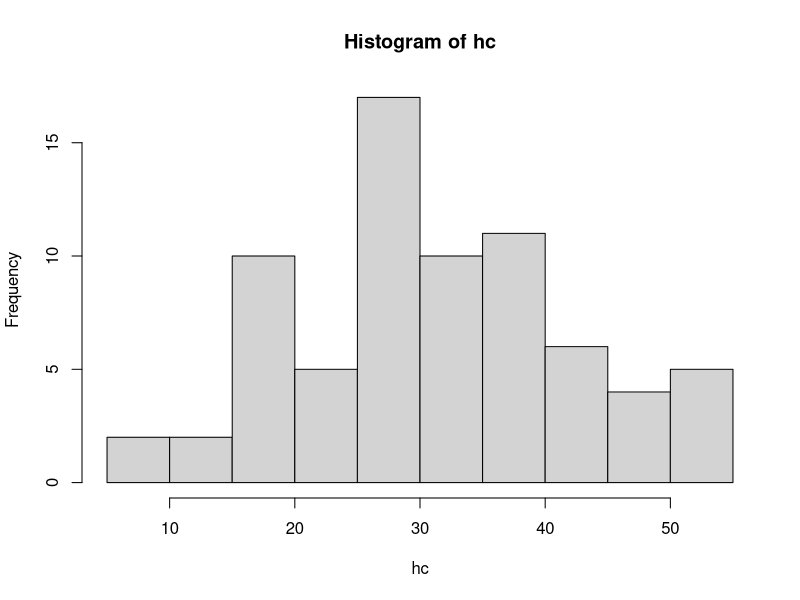
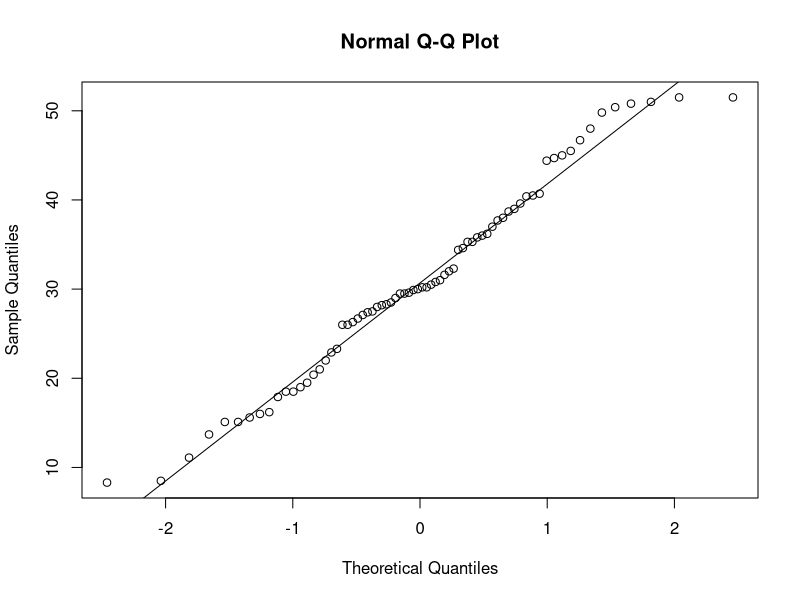
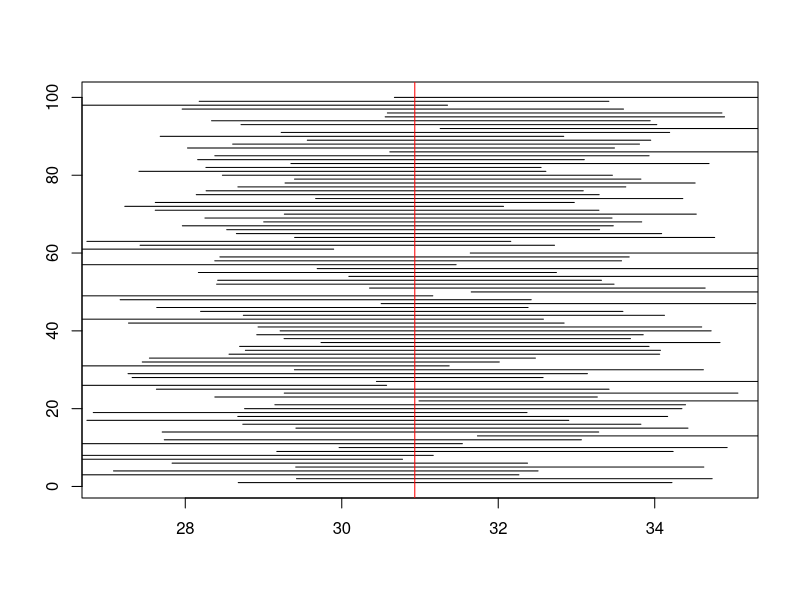
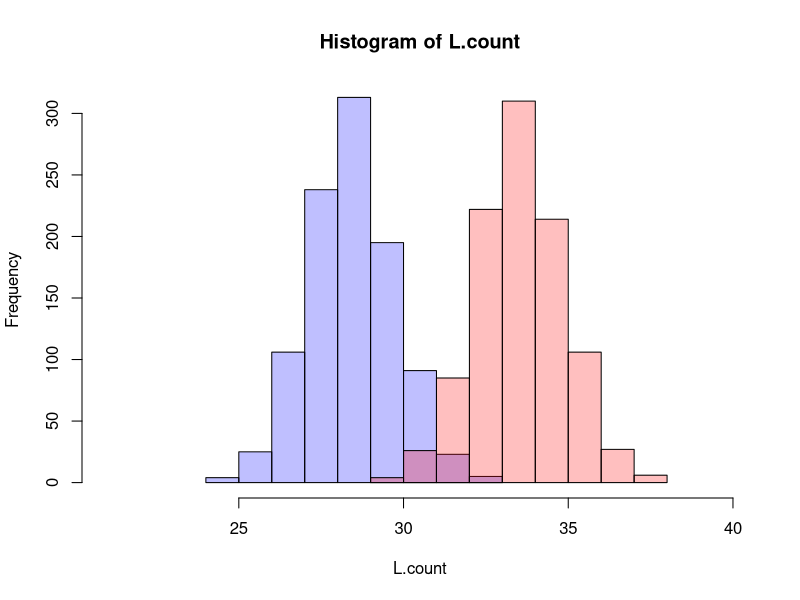

Source code (R) for these figures, in order:
# Larson Hogstrom - Section 8
# MATH_E156 - 4/6/2014

# p. 202 - #9
Spruce <- read.csv('Spruce.csv'); head(Spruce)
hc <- Spruce$Ht.change
hist(hc)
qqnorm(hc) # discrete, normal
qqline(hc) # discrete, normal

# create exploratory plot to chekc the distribution of Ht.change
# find 95% t confidence interval for the mean height change ofver 
# the 5-year period of study and give a sentence interpreting your 
# interval
t.test(hc, conf.level=.95)
mean(hc)

## bootstrap t confidence interval
counter <- 0
plot(x =c(27,35), y = c(1,100), type = "n", xlab = "", ylab = "") #blank plot
U.count <- numeric(72)
L.count <- numeric(72)
for (i in 1:1000) {
  x <-sample(hc,replace=TRUE)
  L <- mean(x) + qt(0.025, 71) * sd(x)/sqrt(72) #usually less than the true mean
  L.count[i] <- L
  U <- mean(x) + qt(0.975, 71) * sd(x)/sqrt(72) #usually greater than the true mean
  U.count[i] <- U
  if (L < 25 && U > 25) counter <- counter + 1 #count +1 if we were correct
  if(i <= 100) segments(L, i, U, i)
}
abline (v = mean(hc), col = "red") #vertical line at true mean
counter/1000 #what fraction of the time did our confidence interval include the true mean?
mean(L.count)
mean(U.count)
hist( L.count, col=rgb(0,0,1,1/4),xlim=c(21,40))  # first histogram
hist( U.count, col=rgb(1,0,0,1/4),  add=T)  # second
